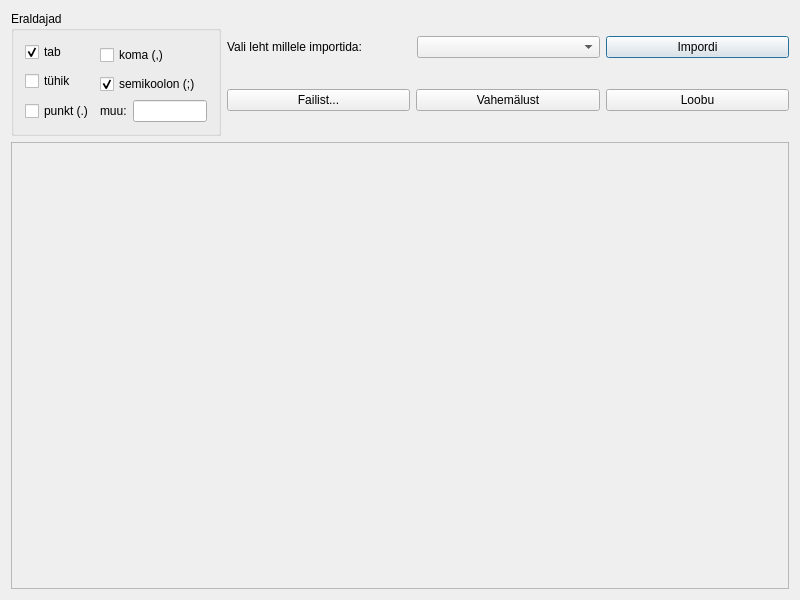
<ui version="4.0" >
 <class>ImportAkenClass</class>
 <widget class="QDialog" name="ImportAkenClass" >
  <property name="geometry" >
   <rect>
    <x>0</x>
    <y>0</y>
    <width>800</width>
    <height>600</height>
   </rect>
  </property>
  <property name="windowTitle" >
   <string>Protokollitaja - Import</string>
  </property>
  <layout class="QVBoxLayout" name="verticalLayout" >
   <item>
    <layout class="QHBoxLayout" name="horizontalLayout_3" >
     <item>
      <widget class="QGroupBox" name="groupBox" >
       <property name="maximumSize" >
        <size>
         <width>210</width>
         <height>125</height>
        </size>
       </property>
       <property name="title" >
        <string>Eraldajad</string>
       </property>
       <layout class="QGridLayout" name="gridLayout" >
        <item row="0" column="0" >
         <widget class="QCheckBox" name="checkBoxTab" >
          <property name="text" >
           <string>tab</string>
          </property>
          <property name="checked" >
           <bool>true</bool>
          </property>
         </widget>
        </item>
        <item rowspan="2" row="0" column="1" >
         <widget class="QCheckBox" name="checkBoxKoma" >
          <property name="text" >
           <string>koma (,)</string>
          </property>
         </widget>
        </item>
        <item rowspan="2" row="1" column="0" >
         <widget class="QCheckBox" name="checkBoxTuhik" >
          <property name="text" >
           <string>tühik</string>
          </property>
         </widget>
        </item>
        <item row="2" column="1" >
         <widget class="QCheckBox" name="checkBoxSemik" >
          <property name="text" >
           <string>semikoolon (;)</string>
          </property>
          <property name="checked" >
           <bool>true</bool>
          </property>
         </widget>
        </item>
        <item row="3" column="0" >
         <widget class="QCheckBox" name="checkBoxPunkt" >
          <property name="text" >
           <string>punkt (.)</string>
          </property>
         </widget>
        </item>
        <item row="3" column="1" >
         <layout class="QHBoxLayout" name="horizontalLayout" >
          <item>
           <widget class="QLabel" name="label" >
            <property name="text" >
             <string>muu:</string>
            </property>
           </widget>
          </item>
          <item>
           <widget class="QLineEdit" name="muuEdit" />
          </item>
         </layout>
        </item>
       </layout>
      </widget>
     </item>
     <item>
      <layout class="QGridLayout" name="gridLayout_2" >
       <item row="0" column="0" colspan="2" >
        <layout class="QHBoxLayout" name="horizontalLayout_2" >
         <item>
          <widget class="QLabel" name="label_2" >
           <property name="text" >
            <string>Vali leht millele importida:</string>
           </property>
          </widget>
         </item>
         <item>
          <widget class="QComboBox" name="sakiBox" />
         </item>
        </layout>
       </item>
       <item row="0" column="2" >
        <widget class="QPushButton" name="okNupp" >
         <property name="text" >
          <string>Impordi</string>
         </property>
        </widget>
       </item>
       <item row="1" column="0" >
        <widget class="QPushButton" name="failistNupp" >
         <property name="text" >
          <string>Failist...</string>
         </property>
        </widget>
       </item>
       <item row="1" column="1" >
        <widget class="QPushButton" name="maluNupp" >
         <property name="text" >
          <string>Vahemälust</string>
         </property>
        </widget>
       </item>
       <item row="1" column="2" >
        <widget class="QPushButton" name="loobuNupp" >
         <property name="text" >
          <string>Loobu</string>
         </property>
        </widget>
       </item>
      </layout>
     </item>
    </layout>
   </item>
   <item>
    <widget class="QScrollArea" name="scrollArea" >
     <property name="widgetResizable" >
      <bool>true</bool>
     </property>
     <widget class="QWidget" name="scrollAreaWidgetContents" >
      <property name="geometry" >
       <rect>
        <x>0</x>
        <y>0</y>
        <width>778</width>
        <height>445</height>
       </rect>
      </property>
     </widget>
    </widget>
   </item>
  </layout>
 </widget>
 <layoutdefault spacing="6" margin="11" />
 <resources/>
 <connections>
  <connection>
   <sender>okNupp</sender>
   <signal>clicked()</signal>
   <receiver>ImportAkenClass</receiver>
   <slot>accept()</slot>
   <hints>
    <hint type="sourcelabel" >
     <x>677</x>
     <y>53</y>
    </hint>
    <hint type="destinationlabel" >
     <x>741</x>
     <y>40</y>
    </hint>
   </hints>
  </connection>
  <connection>
   <sender>loobuNupp</sender>
   <signal>clicked()</signal>
   <receiver>ImportAkenClass</receiver>
   <slot>reject()</slot>
   <hints>
    <hint type="sourcelabel" >
     <x>699</x>
     <y>101</y>
    </hint>
    <hint type="destinationlabel" >
     <x>743</x>
     <y>93</y>
    </hint>
   </hints>
  </connection>
 </connections>
</ui>
